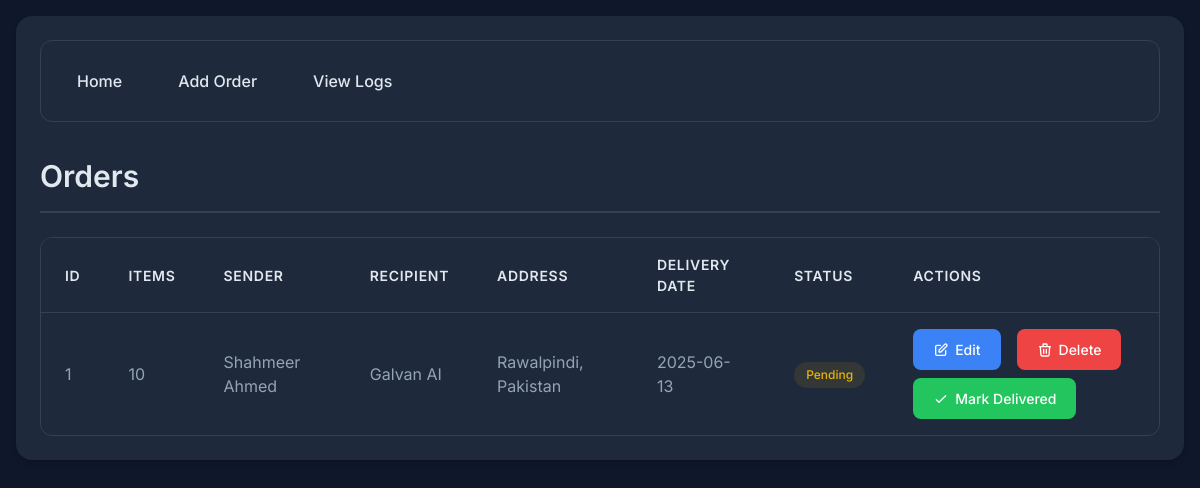
Before: / with the older database file.
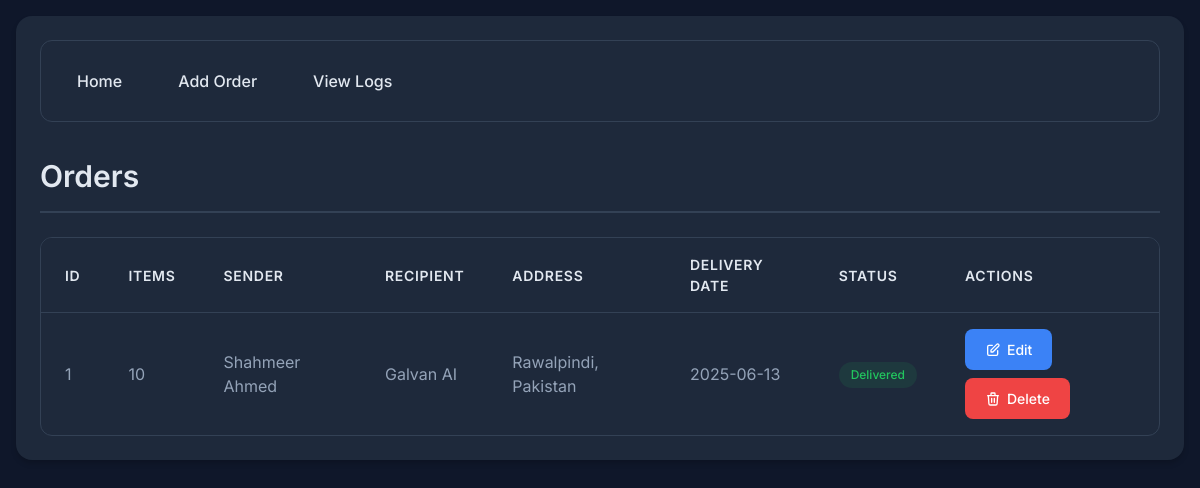
After: the same page with the newer database file.
### tables this page shows
CREATE TABLE orders (
            id INTEGER PRIMARY KEY AUTOINCREMENT,
            number_of_items INTEGER NOT NULL,
            sender_name TEXT NOT NULL,
            recipient_name TEXT NOT NULL,
            recipient_address TEXT NOT NULL,
            delivery_date TEXT NOT NULL,
            status TEXT NOT NULL
        );

### app.py (the view)
@app.route('/')
def index():
    conn = sqlite3.connect('orders.db')
    c = conn.cursor()
    c.execute('SELECT * FROM orders ORDER BY id DESC')
    orders = c.fetchall()
    conn.close()
    return render_template('index.html', orders=orders)

### templates/index.html
{% extends "base.html" %}
{% block content %}
<h1>Orders</h1>
<table>
    <thead>
        <tr>
            <th>ID</th>
            <th>Items</th>
            <th>Sender</th>
            <th>Recipient</th>
            <th>Address</th>
            <th>Delivery Date</th>
            <th>Status</th>
            <th>Actions</th>
        </tr>
    </thead>
    <tbody>
        {% for order in orders %}
        <tr>
            <td>{{ order[0] }}</td>
            <td>{{ order[1] }}</td>
            <td>{{ order[2] }}</td>
            <td>{{ order[3] }}</td>
            <td>{{ order[4] }}</td>
            <td>{{ order[5] }}</td>
            <td>
                <span
                    class="status-badge {% if order[6] == 'Delivered' %}status-delivered{% elif order[6] == 'In Transit' %}status-transit{% else %}status-pending{% endif %}">
                    {{ order[6] }}
                </span>
            </td>
            <td>
                <div class="action-buttons">
                    <a href="{{ url_for('edit_order', order_id=order[0]) }}" class="btn btn-primary">
                        <svg class="btn-icon" fill="none" stroke="currentColor" viewBox="0 0 24 24">
                            <path stroke-linecap="round" stroke-linejoin="round" stroke-width="2"
                                d="M11 5H6a2 2 0 00-2 2v11a2 2 0 002 2h11a2 2 0 002-2v-5m-1.414-9.414a2 2 0 112.828 2.828L11.828 15H9v-2.828l8.586-8.586z" />
                        </svg>
                        Edit
                    </a>
                    <a href="{{ url_for('delete_order', order_id=order[0]) }}" class="btn btn-danger"
                        onclick="return confirm('Are you sure you want to delete this order?')">
                        <svg class="btn-icon" fill="none" stroke="currentColor" viewBox="0 0 24 24">
                            <path stroke-linecap="round" stroke-linejoin="round" stroke-width="2"
                                d="M19 7l-.867 12.142A2 2 0 0116.138 21H7.862a2 2 0 01-1.995-1.858L5 7m5 4v6m4-6v6m1-10V4a1 1 0 00-1-1h-4a1 1 0 00-1 1v3M4 7h16" />
                        </svg>
                        Delete
                    </a>
                    {% if order[6] != 'Delivered' %}
                    <a href="{{ url_for('mark_delivered', order_id=order[0]) }}" class="btn btn-success">
                        <svg class="btn-icon" fill="none" stroke="currentColor" viewBox="0 0 24 24">
                            <path stroke-linecap="round" stroke-linejoin="round" stroke-width="2" d="M5 13l4 4L19 7" />
                        </svg>
                        Mark Delivered
                    </a>
                    {% endif %}
                </div>
            </td>
        </tr>
        {% endfor %}
    </tbody>
</table>
{% endblock %}

Changed rows visible on the page:
changed orders "Shahmeer Ahmed": status "Pending" → "Delivered"; no longer shows "Mark Delivered"
